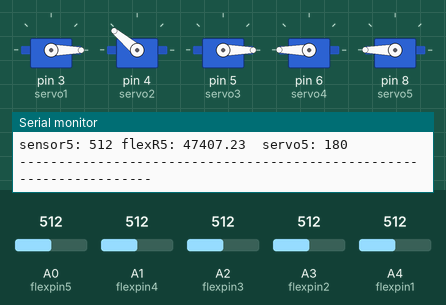
Simulated run of this sketch. Board: Arduino Uno, built with avr-gcc and run on an emulated ATmega328P. On the bench: 5 × servo, the last lines printed to the serial monitor. Inputs (shaded band) come from the test bench; at power-on: A4 (flexpin1) = 512, A1 (flexpin4) = 512, A2 (flexpin3) = 512, A3 (flexpin2) = 512, A0 (flexpin5) = 512.

Above: at 1.5 s.
1.6 s: A4 (flexpin1) set to 716
At 3.0 s:
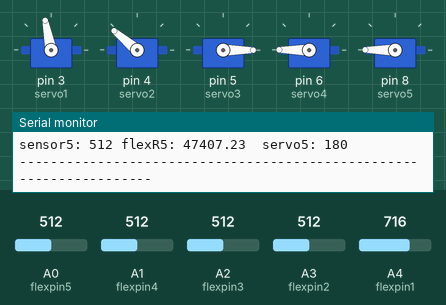
3.8 s: A1 (flexpin4) set to 474
5.3 s: A1 (flexpin4) set to 441
At 5.7 s:
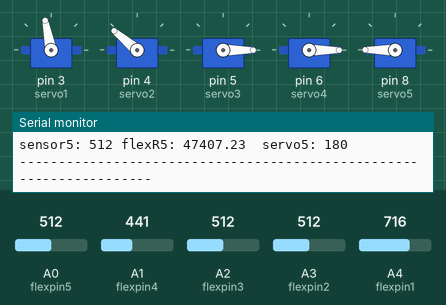
6.8 s: A2 (flexpin3) set to 240
8.3 s: A2 (flexpin3) set to 209
At 9.3 s:
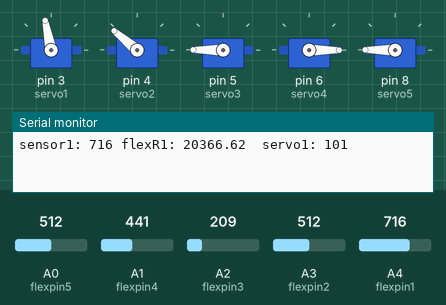
9.9 s: A3 (flexpin2) set to 222
11.4 s: A3 (flexpin2) set to 202
At 12.2 s:
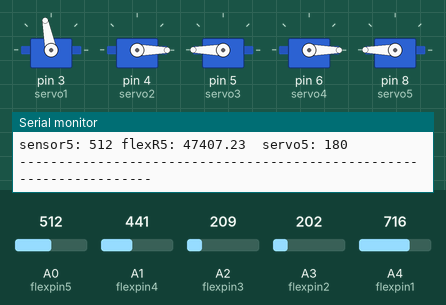
Timing chart, 0 to 14.0 s (numbered marks = the images above; inputs shaded):
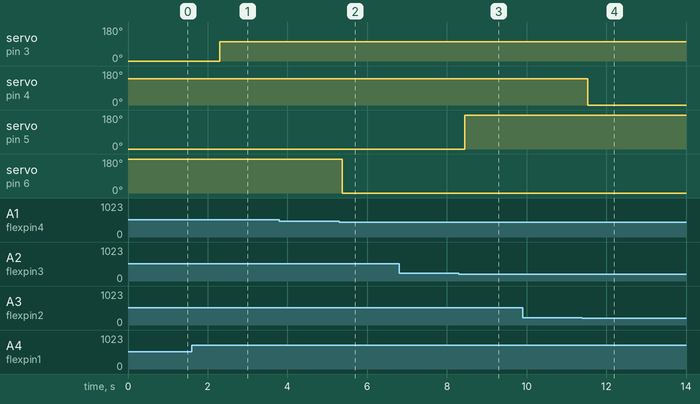

The sketch:

bionic_arm.ino
```cpp
#include <Servo.h>

// Prepare the servo/actuators object
Servo servo1;
Servo servo2;
Servo servo3;
Servo servo4;
Servo servo5;

// Define the analog input pin to measure flex sensor position:
const int flexpin1 = 4;
const float SR1 = 25791.85; // This can be changed
const float BR1 = 16186.11; // This can be changed

const int flexpin2 = 3;
const float SR2 = 2134.84; // This can be changed
const float BR2 = 1141.14; // This can be changed

const int flexpin3 = 2;
const float SR3 = 802.68; // This can be changed
const float BR3 = 1732.52; // This can be changed

const int flexpin4 = 1;
const float SR4 = 2750.77; // This can be changed
const float BR4 = 2647.06; // This can be changed

const int flexpin5 = 0;
const float SR5 = 6611.91; // This can be changed
const float BR5 = 4526.23; // This can be changed

// Ressitance value and VCC
const float VCC = 4.98;
const float R_DIV = 47500.0;

void setup() {
  // Prepare Serial for logging
  Serial.begin(9600);

  // Configure all pins
  pinMode(flexpin1, INPUT);
  pinMode(flexpin2, INPUT);
  pinMode(flexpin3, INPUT);
  pinMode(flexpin4, INPUT);
  pinMode(flexpin5, INPUT);

  // Attach all servo motors
  servo1.attach(3);
  servo2.attach(4);
  servo3.attach(5);
  servo4.attach(6);
  servo5.attach(8);
}

void loop() {
  // Read flex inputs
  int flexposition1 = analogRead(flexpin1); // Input value from the analog pin.
  int flexposition2 = analogRead(flexpin2); // Input value from the analog pin.
  int flexposition3 = analogRead(flexpin3); // Input value from the analog pin.
  int flexposition4 = analogRead(flexpin4); // Input value from the analog pin.
  int flexposition5 = analogRead(flexpin5); // Input value from the analog pin.

  // Convert the flex reading to wider range ohms
  float flexV1 = flexposition1 * VCC / 1023.0;
  float flexR1 = R_DIV * (VCC / flexV1 - 1.0);

  float flexV2 = flexposition2 * VCC / 1023.0;
  float flexR2 = R_DIV * (VCC / flexV2 - 1.0);

  float flexV3 = flexposition3 * VCC / 1023.0;
  float flexR3 = R_DIV * (VCC / flexV3 - 1.0);

  float flexV4 = flexposition4 * VCC / 1023.0;
  float flexR4 = R_DIV * (VCC / flexV4 - 1.0);

  float flexV5 = flexposition5 * VCC / 1023.0;
  float flexR5 = R_DIV * (VCC / flexV5 - 1.0);
  // End conversions

  //Map al flex readings to degree and constrain to 180 degrees rotation
  int servoposition1 = map(flexR1, SR1, BR1, 0, 180);;   // Output value to the servo.
  servoposition1 = constrain(servoposition1, 0, 180);

  int servoposition2 = map(flexR2, SR2, BR2, 180, 0);;   // Output value to the servo.
  servoposition2 = constrain(servoposition2, 0, 180);
  if(servoposition2 > 140) servoposition2 = 140;

  int servoposition3 = map(flexR3, SR3, BR3, 180, 0);;   // Output value to the servo.
  servoposition3 = constrain(servoposition3, 0, 180);

  int servoposition4 = map(flexR4, SR4, BR4, 180, 0);;   // Output value to the servo.
  servoposition4 = constrain(servoposition4, 0, 180);

  int servoposition5 = map(flexR5, SR5, BR5, 180, 0);;   // Output value to the servo.
  servoposition5 = constrain(servoposition5, 0, 180);
  // End mapping.

  // Write positions to the servo motors or actuators
  servo1.write(servoposition1);
  servo2.write(servoposition2);
  servo3.write(servoposition3);
  servo4.write(servoposition4);
  servo5.write(servoposition5);
  // End writing

  // Log all informations
  Serial.print("----------------------------------------");
  Serial.print("\nsensor1: " + String(flexposition1));
  Serial.print(" flexR1: " + String(flexR1));
  Serial.print("  servo1: " + String(servoposition1));
  Serial.print("\n");

  Serial.print("sensor2: " + String(flexposition2));
  Serial.print(" flexR2: " + String(flexR2));
  Serial.print("  servo2: " + String(servoposition2));
  Serial.print("\n");

  Serial.print("sensor3: " + String(flexposition3));
  Serial.print(" flexR4: " + String(flexR3));
  Serial.print("  servo3: " + String(servoposition3));
  Serial.print("\n");

  Serial.print("sensor4: " + String(flexposition4));
  Serial.print(" flexR4: " + String(flexR4));
  Serial.print("  servo4: " + String(servoposition4));
  Serial.print("\n");

  Serial.print("sensor5: " + String(flexposition5));
  Serial.print(" flexR5: " + String(flexR5));
  Serial.print("  servo5: " + String(servoposition5));
  Serial.print("\n--------------------------------------------------------------------");
  // End logging

  // Delay loop for 500 millisecond
  delay(500);
}
```

Measured:
- the behaviour switches between 457 and 456 on A1 (flexpin4) (found by bisection; images 1 and 2)
- the behaviour switches between 223 and 222 on A2 (flexpin3) (found by bisection; images 2 and 3)
- the behaviour switches between 212 and 211 on A3 (flexpin2) (found by bisection; images 3 and 4)
- after the input at 1.6 s, servo on pin 3 (servo1): 0° → 101° after 0.70 s
- after the input at 5.3 s, servo on pin 6 (servo4): 180° → 0° after 0.08 s
- after the input at 8.3 s, servo on pin 5 (servo3): 0° → 180° after 0.15 s
- after the input at 11.4 s, servo on pin 4 (servo2): 140° → 0° after 0.13 s
